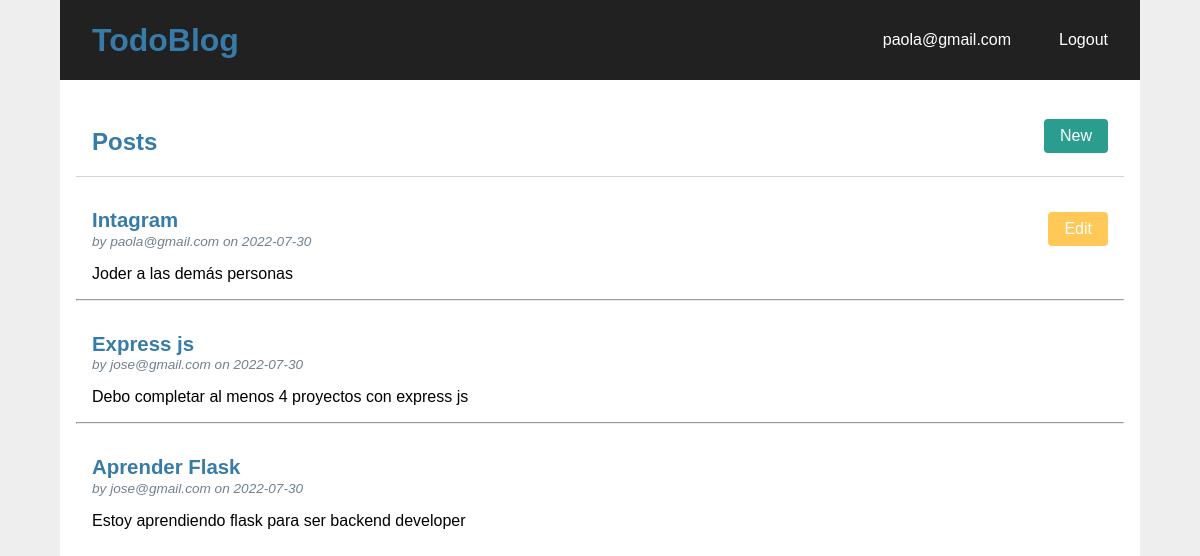
The app's page / (signed in) with its own data.
### tables this page shows
CREATE TABLE user (
    id INTEGER PRIMARY KEY AUTOINCREMENT,
    first_name TEXT NOT NULL,
    last_name TEXT NOT NULL,
    username TEXT UNIQUE NOT NULL,
    password TEXT NOT NULL
);

CREATE TABLE post (
    id INTEGER PRIMARY KEY AUTOINCREMENT,
    author_id INTEGER NOT NULL,
    created TIMESTAMP NOT NULL DEFAULT CURRENT_TIMESTAMP,
    title TEXT NOT NULL,
    body TEXT NOT NULL,
    FOREIGN KEY (author_id) REFERENCES user (id)
);

### flaskr/blog.py (the view)
@bp.route('/')
def index():
    db = get_db()
    posts = db.execute(
        'SELECT p.id, title, body, created, author_id, username'
        ' FROM post p JOIN user u ON p.author_id = u.id'
        ' ORDER BY created DESC'
    ).fetchall()
    return render_template('blog/index.html', posts=posts)

### flaskr/auth.py (called while the page is built)
@bp.before_app_request
def load_logged_in_user():
    user_id = session.get('user_id')
    if user_id is None:
        g.user = None
    else:
        g.user = get_db().execute(
            'SELECT * FROM user WHERE id = ?', (user_id,)
        ).fetchone()

### flaskr/db.py (called while the page is built)
def get_db():
    if 'db' not in g:
        g.db = sqlite3.connect(
            current_app.config['DATABASE'],
            detect_types=sqlite3.PARSE_DECLTYPES
        )
        g.db.row_factory = sqlite3.Row
    return g.db

### flaskr/templates/blog/index.html
{% extends 'base.html' %}
{% block header %}
  <div class="header_post">
  <h1>{% block title %}Posts{% endblock %}</h1>
  {% if g.user %}
  <a class="action create" href="{{ url_for('blog.create') }}">New</a>
  {% endif %}
  </div>
{% endblock %}
{% block content %}
  {% for post in posts %}
    <article class="post">
      <header>
        <div class="row">
          <div>
            <h1>{{ post['title'] }}</h1>
            <div class="about">
              by {{ post['username'] }} on {{ post['created'].strftime('%Y-%m-%d') }}
            </div>
          </div>
          {% if g.user['id'] == post['author_id'] %}
          <a class="action" href="{{ url_for('blog.update', id=post['id']) }}">Edit</a>
          {% endif %}
        </div>
      </header>
      <p class="body">{{ post['body'] }}</p>
    </article>
    {% if not loop.last %}
      <hr>
    {% endif %}
  {% endfor %}
{% endblock %}

### flaskr/templates/base.html (shortened to what this page needs)
<!doctype html>
<link rel="stylesheet" href="{{ url_for('static', filename='app.css') }}">
<div class="container">
  <header class="header">
    <h1 class="logo_container"><a class="logo" href="{{ url_for('blog.index')  }}">TodoBlog</a></h1>
    <nav class="menu">
      <ul>
        {% if g.user %}
        <li><span>{{ g.user['username'] }}</span></li>
        <li><a href="{{ url_for('auth.logout') }}">Logout</a></li>
        {% else %}
        <li><a href="{{ url_for('auth.register') }}">Register</a></li>
        <li><a href="{{ url_for('auth.login') }}">Login</a></li>
        {% endif %}
      </ul>
    </nav>
  </header>
  <section class="content">
    <header>
      {% block header %}{% endblock %}
    </header>
    {% block content %}{% endblock %}
  </section>
</div>

### flaskr/static/app.css (style rules this page uses)
* { box-sizing: border-box; margin: 0; padding: 0; }
h1, h2 { font-family: Arial; color: #377ba8; }
p, a { font-family: Arial; font-size: 1rem; }
a { text-decoration: none; color: #FFF; padding: .6rem 1rem; }
.logo { text-decoration: none; color: #377ba8; }
.container { width: 100%; max-width: 1080px; margin: 0 auto; background-color: #ffffff; height: 100vh; }
.header { background-color: #212121; width: 100%; height: 80px; padding: 0 1rem; color: #FFF; display: flex; justify-content: space-between; align-items: center; }
.logo_container { font-size: 2rem; font-weight: bold; }
.logo { font-size: 2rem; }
.menu ul { width: 100%; height: 80px; list-style: none; display: flex; justify-content: space-between; align-items: center; }
.menu li { margin-left: 2rem; }
.content { padding: 1rem; }
.content > header { border-bottom: 1px solid lightgray; display: flex; align-items: flex-end; }
.content > header h1 { flex: auto; margin: 1rem 0 0.25rem 0; }
.post { margin-top: 1rem; padding: 1rem; }
.post > header { display: flex; align-items: flex-end; font-size: 0.85em; }
.post > header > div:first-of-type { flex: auto; }
.post > header h1 { font-size: 1.5em; margin-bottom: .1rem; }
.post .about { color: slategray; font-style: italic; }
.post .body { white-space: pre-line; margin-top: 1rem; }
.content:last-child { margin-bottom: 0; }
.action { text-decoration: none; padding: .5rem 1rem; background: #ffc857; color: #ffffff; border-radius: .25rem; font-size: 1rem; }
.header_post { width: 100%; margin: 1rem; display: flex; justify-content: space-around; align-items: center; }
.row { width: 100%; display: flex; justify-content: space-between; align-items: center; }
.create { background-color: #2A9D8F; }

### records on screen
user: user.username "paola@gmail.com"
post: title "Intagram", username "paola@gmail.com", created "2022-07-30", body "Joder a las demás personas"
post: title "Express js", username "jose@gmail.com", created "2022-07-30", body "Debo completar al menos 4 proyectos con express js"
post: title "Aprender Flask", username "jose@gmail.com", created "2022-07-30", body "Estoy aprendiendo flask para ser backend developer"
